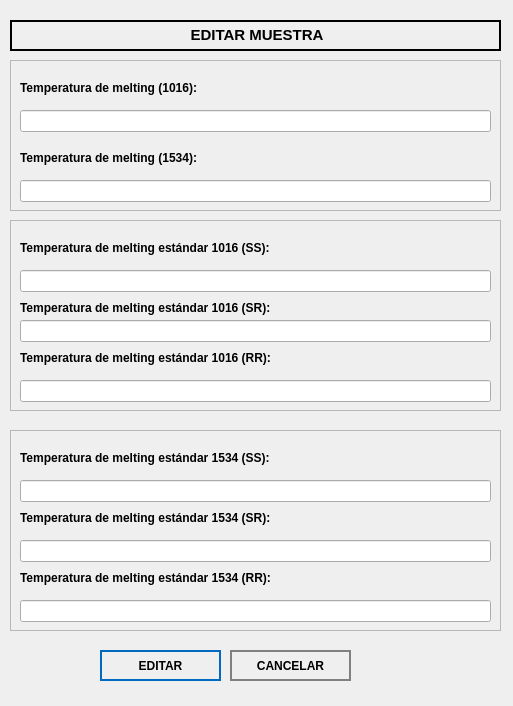
<?xml version="1.0" encoding="UTF-8"?>
<ui version="4.0">
 <class>EditGenotypeForm</class>
 <widget class="QWidget" name="EditGenotypeForm">
  <property name="geometry">
   <rect>
    <x>0</x>
    <y>0</y>
    <width>513</width>
    <height>706</height>
   </rect>
  </property>
  <property name="windowTitle">
   <string>Editar Muestra</string>
  </property>
  <widget class="QLabel" name="label">
   <property name="geometry">
    <rect>
     <x>10</x>
     <y>20</y>
     <width>491</width>
     <height>31</height>
    </rect>
   </property>
   <property name="frameShape">
    <enum>QFrame::WinPanel</enum>
   </property>
   <property name="text">
    <string>&lt;html&gt;&lt;head/&gt;&lt;body&gt;&lt;p align=&quot;center&quot;&gt;&lt;span style=&quot; font-size:11pt; font-weight:600;&quot;&gt;EDITAR MUESTRA&lt;/span&gt;&lt;/p&gt;&lt;/body&gt;&lt;/html&gt;</string>
   </property>
  </widget>
  <widget class="QFrame" name="frame">
   <property name="geometry">
    <rect>
     <x>10</x>
     <y>60</y>
     <width>491</width>
     <height>151</height>
    </rect>
   </property>
   <property name="frameShape">
    <enum>QFrame::StyledPanel</enum>
   </property>
   <property name="frameShadow">
    <enum>QFrame::Raised</enum>
   </property>
   <widget class="QLabel" name="label_3">
    <property name="geometry">
     <rect>
      <x>10</x>
      <y>90</y>
      <width>211</width>
      <height>16</height>
     </rect>
    </property>
    <property name="text">
     <string>&lt;html&gt;&lt;head/&gt;&lt;body&gt;&lt;p&gt;&lt;span style=&quot; font-weight:600;&quot;&gt;Temperatura de melting (1534): &lt;/span&gt;&lt;/p&gt;&lt;/body&gt;&lt;/html&gt;</string>
    </property>
   </widget>
   <widget class="QLabel" name="label_2">
    <property name="geometry">
     <rect>
      <x>10</x>
      <y>20</y>
      <width>211</width>
      <height>16</height>
     </rect>
    </property>
    <property name="text">
     <string>&lt;html&gt;&lt;head/&gt;&lt;body&gt;&lt;p&gt;&lt;span style=&quot; font-weight:600;&quot;&gt;Temperatura de melting (1016): &lt;/span&gt;&lt;/p&gt;&lt;/body&gt;&lt;/html&gt;</string>
    </property>
   </widget>
   <widget class="QLineEdit" name="temperature1016LineEdit">
    <property name="geometry">
     <rect>
      <x>10</x>
      <y>50</y>
      <width>471</width>
      <height>22</height>
     </rect>
    </property>
   </widget>
   <widget class="QLineEdit" name="temperature1534LineEdit">
    <property name="geometry">
     <rect>
      <x>10</x>
      <y>120</y>
      <width>471</width>
      <height>22</height>
     </rect>
    </property>
   </widget>
  </widget>
  <widget class="QFrame" name="frame_2">
   <property name="geometry">
    <rect>
     <x>10</x>
     <y>220</y>
     <width>491</width>
     <height>191</height>
    </rect>
   </property>
   <property name="frameShape">
    <enum>QFrame::StyledPanel</enum>
   </property>
   <property name="frameShadow">
    <enum>QFrame::Raised</enum>
   </property>
   <widget class="QLabel" name="label_6">
    <property name="geometry">
     <rect>
      <x>10</x>
      <y>130</y>
      <width>301</width>
      <height>16</height>
     </rect>
    </property>
    <property name="text">
     <string>&lt;html&gt;&lt;head/&gt;&lt;body&gt;&lt;p&gt;&lt;span style=&quot; font-weight:600;&quot;&gt;Temperatura de melting estándar 1016 (RR): &lt;/span&gt;&lt;/p&gt;&lt;/body&gt;&lt;/html&gt;</string>
    </property>
   </widget>
   <widget class="QLabel" name="label_4">
    <property name="geometry">
     <rect>
      <x>10</x>
      <y>20</y>
      <width>301</width>
      <height>16</height>
     </rect>
    </property>
    <property name="text">
     <string>&lt;html&gt;&lt;head/&gt;&lt;body&gt;&lt;p&gt;&lt;span style=&quot; font-weight:600;&quot;&gt;Temperatura de melting estándar 1016 (SS): &lt;/span&gt;&lt;/p&gt;&lt;/body&gt;&lt;/html&gt;</string>
    </property>
   </widget>
   <widget class="QLabel" name="label_5">
    <property name="geometry">
     <rect>
      <x>10</x>
      <y>80</y>
      <width>301</width>
      <height>16</height>
     </rect>
    </property>
    <property name="text">
     <string>&lt;html&gt;&lt;head/&gt;&lt;body&gt;&lt;p&gt;&lt;span style=&quot; font-weight:600;&quot;&gt;Temperatura de melting estándar 1016 (SR): &lt;/span&gt;&lt;/p&gt;&lt;/body&gt;&lt;/html&gt;</string>
    </property>
   </widget>
   <widget class="QLineEdit" name="temperature1016SSLineEdit">
    <property name="geometry">
     <rect>
      <x>10</x>
      <y>50</y>
      <width>471</width>
      <height>22</height>
     </rect>
    </property>
   </widget>
   <widget class="QLineEdit" name="temperature1016SRLineEdit">
    <property name="geometry">
     <rect>
      <x>10</x>
      <y>100</y>
      <width>471</width>
      <height>22</height>
     </rect>
    </property>
   </widget>
   <widget class="QLineEdit" name="temperature1016RRLineEdit">
    <property name="geometry">
     <rect>
      <x>10</x>
      <y>160</y>
      <width>471</width>
      <height>22</height>
     </rect>
    </property>
   </widget>
  </widget>
  <widget class="QFrame" name="frame_3">
   <property name="geometry">
    <rect>
     <x>10</x>
     <y>430</y>
     <width>491</width>
     <height>201</height>
    </rect>
   </property>
   <property name="frameShape">
    <enum>QFrame::StyledPanel</enum>
   </property>
   <property name="frameShadow">
    <enum>QFrame::Raised</enum>
   </property>
   <widget class="QLabel" name="label_9">
    <property name="geometry">
     <rect>
      <x>10</x>
      <y>80</y>
      <width>301</width>
      <height>16</height>
     </rect>
    </property>
    <property name="text">
     <string>&lt;html&gt;&lt;head/&gt;&lt;body&gt;&lt;p&gt;&lt;span style=&quot; font-weight:600;&quot;&gt;Temperatura de melting estándar 1534 (SR): &lt;/span&gt;&lt;/p&gt;&lt;/body&gt;&lt;/html&gt;</string>
    </property>
   </widget>
   <widget class="QLabel" name="label_7">
    <property name="geometry">
     <rect>
      <x>10</x>
      <y>20</y>
      <width>301</width>
      <height>16</height>
     </rect>
    </property>
    <property name="text">
     <string>&lt;html&gt;&lt;head/&gt;&lt;body&gt;&lt;p&gt;&lt;span style=&quot; font-weight:600;&quot;&gt;Temperatura de melting estándar 1534 (SS): &lt;/span&gt;&lt;/p&gt;&lt;/body&gt;&lt;/html&gt;</string>
    </property>
   </widget>
   <widget class="QLabel" name="label_8">
    <property name="geometry">
     <rect>
      <x>10</x>
      <y>140</y>
      <width>301</width>
      <height>16</height>
     </rect>
    </property>
    <property name="text">
     <string>&lt;html&gt;&lt;head/&gt;&lt;body&gt;&lt;p&gt;&lt;span style=&quot; font-weight:600;&quot;&gt;Temperatura de melting estándar 1534 (RR): &lt;/span&gt;&lt;/p&gt;&lt;/body&gt;&lt;/html&gt;</string>
    </property>
   </widget>
   <widget class="QLineEdit" name="temperature1534SSLineEdit">
    <property name="geometry">
     <rect>
      <x>10</x>
      <y>50</y>
      <width>471</width>
      <height>22</height>
     </rect>
    </property>
   </widget>
   <widget class="QLineEdit" name="temperature1534SRLineEdit">
    <property name="geometry">
     <rect>
      <x>10</x>
      <y>110</y>
      <width>471</width>
      <height>22</height>
     </rect>
    </property>
   </widget>
   <widget class="QLineEdit" name="temperature1534RRLineEdit">
    <property name="geometry">
     <rect>
      <x>10</x>
      <y>170</y>
      <width>471</width>
      <height>22</height>
     </rect>
    </property>
   </widget>
  </widget>
  <widget class="QPushButton" name="editButton">
   <property name="geometry">
    <rect>
     <x>100</x>
     <y>650</y>
     <width>121</width>
     <height>31</height>
    </rect>
   </property>
   <property name="cursor">
    <cursorShape>PointingHandCursor</cursorShape>
   </property>
   <property name="styleSheet">
    <string notr="true">QPushButton
{	
	height: 2em;
 	border-style: solid;
	border-width: 2px;
 	border-color: #0069c0;
	font-weight: bold;
}

QPushButton:hover
{
   	background-color:#0069c0;
	color:white;
}</string>
   </property>
   <property name="text">
    <string>EDITAR</string>
   </property>
   <property name="icon">
    <iconset>
     <normaloff>../assets/icons/editar.png</normaloff>../assets/icons/editar.png</iconset>
   </property>
   <property name="iconSize">
    <size>
     <width>30</width>
     <height>30</height>
    </size>
   </property>
   <property name="flat">
    <bool>true</bool>
   </property>
  </widget>
  <widget class="QPushButton" name="cancelButton">
   <property name="geometry">
    <rect>
     <x>230</x>
     <y>650</y>
     <width>121</width>
     <height>31</height>
    </rect>
   </property>
   <property name="cursor">
    <cursorShape>PointingHandCursor</cursorShape>
   </property>
   <property name="styleSheet">
    <string notr="true">QPushButton
{	
	height: 2em;
 	border-style: solid;
	border-width: 2px;
 	border-color: grey;
	font-weight: bold;
}

QPushButton:hover
{
   	background-color:grey;
	color:white;
}</string>
   </property>
   <property name="text">
    <string>CANCELAR</string>
   </property>
   <property name="iconSize">
    <size>
     <width>30</width>
     <height>30</height>
    </size>
   </property>
   <property name="flat">
    <bool>true</bool>
   </property>
  </widget>
 </widget>
 <resources/>
 <connections/>
</ui>
